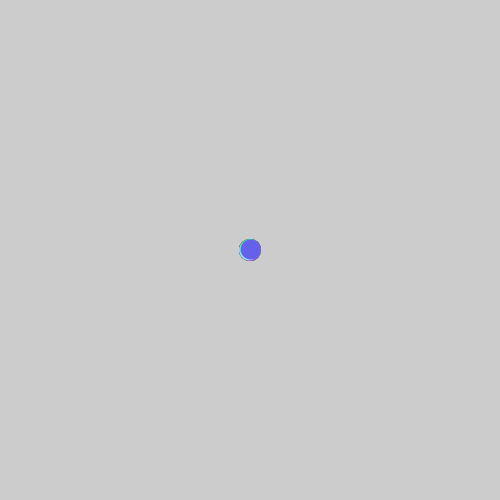
Frame 1 (no input)
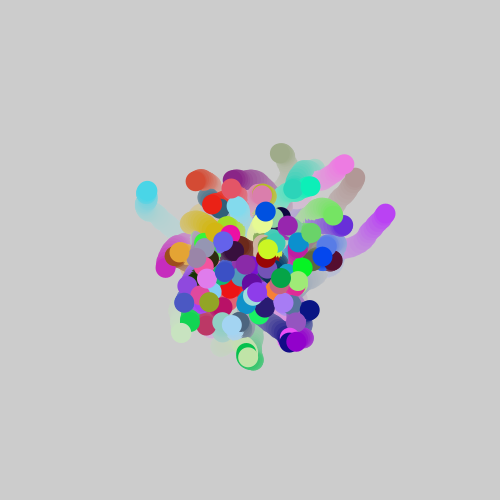
Frame 60 (the mouse pressed at the canvas centre just before this capture)
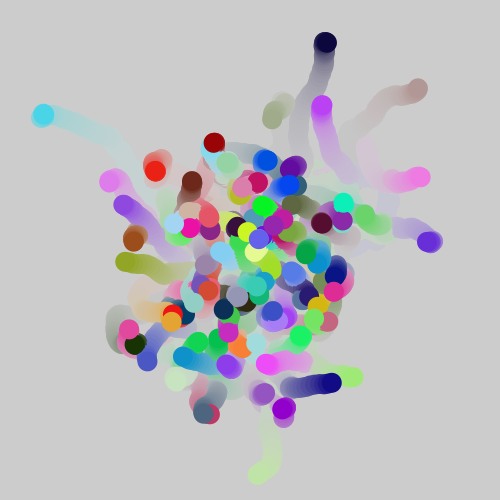
Frame 120 (the mouse held since frame 60 and released just before this capture)

The Processing sketch that drew these frames (run headless with seeded random() and noise(); from frame 60 on, the mouse is pressed at the canvas centre):

// Processing sketch: particles_explode
// ── particles_explode.pde
PVector mouse = new PVector();
ParticleSystem ps = new ParticleSystem(100);

void setup() {
  size(500, 500);
  noStroke();
}

void draw() {
  mouse.x = mouseX;
  mouse.y = mouseY;
  fill(200, 20);
  rect(0, 0, width, height);
  //background(200);
  ps.show();
}
// ── Circle.pde
class Circle {
  PVector pos;
  PVector vel;
  float drag = .9;
  
  color col;
  //Konstruktor
  Circle(int _x, int _y, color _col) {
    // initialisierung
    this.pos = new PVector(_x, _y);
    this.vel = new PVector();
    this.col = _col;
  }

  void update() { 
    // lineare interpolation in die richtung der Maus
    // pos.lerp(mouse, random(.1));
    accelerate(PVector.random2D());
    pos.add(vel);
    vel.mult(drag);
    // wenn das Partikel ausserhalb der Zeichenfläche ist,
    // setze die Position des Partikels zurück auf die Mitte.
    if(pos.x > width || pos.x < 0 ||
       pos.y > height || pos.y < 0) {
      pos.x = width/2;
      pos.y = height/2;
    }
  }
  
  void accelerate(PVector acc) {
    vel.add(acc);
  }

  void show() {
    this.update();
    fill(this.col);
    ellipse(this.pos.x, this.pos.y, 20, 20);
  }
}
// ── ParticleSystem.pde
class ParticleSystem {
  Circle particles[];

  //Konstruktor
  ParticleSystem(int numParticles) {
    particles = new Circle[numParticles];
    for (int i = 0; i < particles.length; i++) {
      color c = color(random(255), random(255), random(255));
      particles[i] = new Circle(250, 250, c);
    }
  }

  void show() {
    //for(INITIALISIERUNG; BEDINGUNG; OPERATION) {CODE}
    for (int i = 0; i < particles.length; i++) {
      particles[i].show();
    }
  }
}
